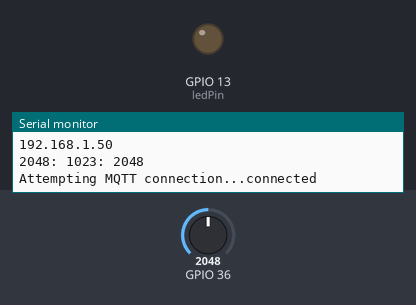
A sketch run on a simulated ESP32. On the bench: output pins drawn as LEDs (lit = HIGH), the last lines printed to the serial monitor. Dashed ring = blinking. The test bench sets the inputs (shaded band); at power-on: GPIO 36 = 2048. WiFi joins after 1.5 s; servers stay silent unless stated; no MQTT or app messages arrive unless stated.

Above: at 6.2 s.
6.3 s: GPIO 36 set to 2078
At 12.8 s:
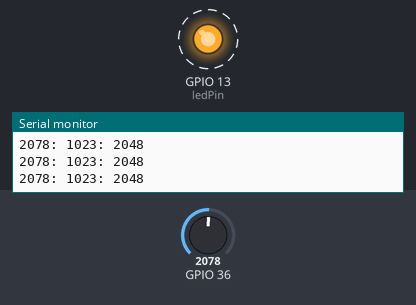
12.9 s: GPIO 36 set to 2047
At 14.0 s:
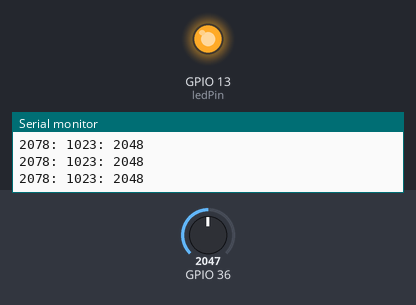
14.4 s: GPIO 36 set to 2866
At 17.2 s:
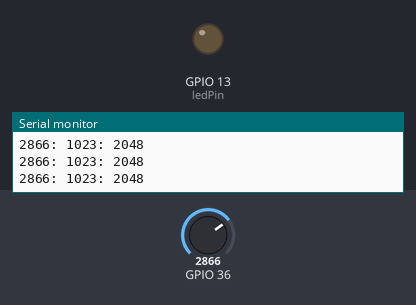
17.4 s: GPIO 36 set to 1228
At 18.5 s:
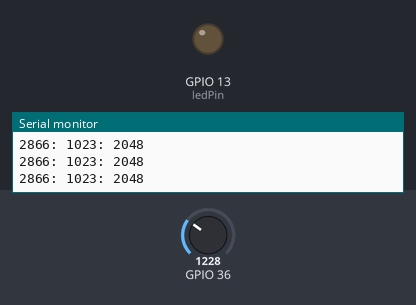
Timing chart, 0 to 19.9 s (numbered marks = the images above; inputs shaded):
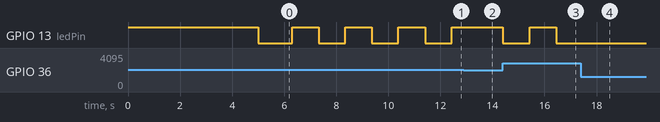

The sketch:

ir-receiver_switch.ino
```cpp
/*
  Arduino Starter Kit example
  Project 6 - Light Theremin

  This sketch is written to accompany Project 6 in the Arduino Starter Kit

  Parts required:
  - photoresistor
  - 10 kilohm resistor
  - piezo

  created 13 Sep 2012
  by Scott Fitzgerald

  http://www.arduino.cc/starterKit

  This example code is part of the public domain.
*/

#include <WiFi.h>
#include <PubSubClient.h>


#define MSG_BUFFER_SIZE  (20)
char msg[MSG_BUFFER_SIZE];

// variable to hold sensor value
int sensorValue;
// variable to calibrate low value
int sensorLow = 1023;
// variable to calibrate high value
int sensorHigh = 0;
boolean State = false;
// LED pin
const int ledPin = 13;
const String space = ": ";

// Replace the next variables with your SSID/Password combination
const char* ssid = "swartematerie";
const char* password = "SexySaxofoon";

// Add your MQTT Broker IP address, example:
//const char* mqtt_server = "192.168.4.1";
const char* mqtt_server = "192.168.4.1";

WiFiClient espClient;
PubSubClient client(espClient);

void setup() {

  // Make the LED pin an output and turn it on
  pinMode(ledPin, OUTPUT);
  digitalWrite(ledPin, HIGH);
  Serial.begin(115200);
  setup_wifi();
  client.setServer(mqtt_server, 1883);
  client.setCallback(callback);


  // calibrate for the first five seconds after program runs
  while (millis() < 5000) {
    // record the maximum sensor value
    sensorValue = analogRead(A0);
    if (sensorValue > sensorHigh) {
      sensorHigh = sensorValue;
    }
    // record the minimum sensor value
    if (sensorValue < sensorLow) {
      sensorLow = sensorValue;
    }
  }
  // turn the LED off, signaling the end of the calibration period
  digitalWrite(ledPin, LOW);
  Serial.print(sensorValue);
  Serial.print(space);
  Serial.print(sensorLow);
  Serial.print(space);
  Serial.println(sensorHigh);
}

void setup_wifi() {
  delay(10);
  // We start by connecting to a WiFi network
  Serial.println();
  Serial.print("Connecting to ");
  Serial.println(ssid);

  WiFi.begin(ssid, password);

  while (WiFi.status() != WL_CONNECTED) {
    delay(500);
    Serial.print(".");
  }

  Serial.println("");
  Serial.println("WiFi connected");
  Serial.println("IP address: ");
  Serial.println(WiFi.localIP());
}

void callback(char* topic, byte* message, unsigned int length) {
  Serial.print("Message arrived on topic: ");
  Serial.print(topic);
  Serial.print(". Message: ");
  String messageTemp;

  for (int i = 0; i < length; i++) {
    Serial.print((char)message[i]);
    messageTemp += (char)message[i];
  }
  Serial.println();

  // Feel free to add more if statements to control more GPIOs with MQTT

  // If a message is received on the topic esp32/output, you check if the message is either "on" or "off".
  // Changes the output state according to the message
  if (String(topic) != "esp32/output") {
    Serial.print("Changing output to ");
    if(messageTemp == "on"){
      Serial.println("on");
      digitalWrite(ledPin, HIGH);
    }
    else if(messageTemp == "off"){
      Serial.println("off");
      digitalWrite(ledPin, LOW);
    }
  }
}

void reconnect() {
  // Loop until we're reconnected
  while (!client.connected()) {
    Serial.print("Attempting MQTT connection...");
    // Attempt to connect
    if (client.connect("ESP32-1")) {
      Serial.println("connected");
      // Subscribe
      client.subscribe("esp32/output");
    } else {
      Serial.print("failed, rc=");
      Serial.print(client.state());
      Serial.println(" try again in 5 seconds");
      // Wait 5 seconds before retrying
      delay(5000);
    }
  }
}

void loop() {
  if (!client.connected()) {
    reconnect();
  }
  client.loop();

  //read the input from A0 and store it in a variable
  sensorValue = analogRead(A0);

  // map the sensor values to a wide range of pitches

    if (sensorValue > sensorHigh) {
        Serial.print(sensorValue);
        Serial.print(space);
        Serial.print(sensorLow);
        Serial.print(space);
        Serial.println(sensorHigh);


        if (State) {
            digitalWrite(ledPin, LOW);
            State = false;
            sprintf(msg, "IRLed: %d", sensorValue);
            client.publish("/topic", msg);
            delay(1000);
        } else {
            digitalWrite(ledPin, HIGH);
            State = true;
            client.publish("/topic", "OFF");
            delay(1000);
        }
    }
    // record the minimum sensor value

  // wait for a moment
  delay(20);
}
```

Measured:
- the behaviour switches between 2048 and 2049 on GPIO 36 (found by bisection; images 0 and 1)
- after the input at 6.3 s, GPIO 13 (ledPin): alternates HIGH for 1.0 s and LOW for 1.0 s, starting at once
- after the input at 12.9 s, GPIO 13 (ledPin): stays HIGH (without the input it goes to LOW after 0.55 s)
- after the input at 14.4 s, GPIO 13 (ledPin): HIGH → LOW at once, → HIGH 1.0 s later, → LOW 1.0 s later
- after the input at 17.4 s, GPIO 13 (ledPin): stays LOW (without the input it goes to HIGH after 0.07 s)
